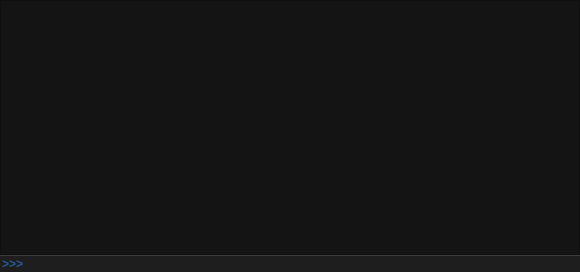
<?xml version="1.0" encoding="UTF-8"?>
<ui version="4.0">
 <class>Form</class>
 <widget class="QWidget" name="Form">
  <property name="geometry">
   <rect>
    <x>0</x>
    <y>0</y>
    <width>580</width>
    <height>272</height>
   </rect>
  </property>
  <property name="windowTitle">
   <string>Python Console</string>
  </property>
  <property name="windowIcon">
   <iconset>
    <normaloff>../scope/plugins/py_console/icon.png</normaloff>../scope/plugins/py_console/icon.png</iconset>
  </property>
  <layout class="QGridLayout" name="gridLayout_2">
   <property name="margin">
    <number>0</number>
   </property>
   <property name="spacing">
    <number>0</number>
   </property>
   <item row="0" column="0">
    <widget class="QTextBrowser" name="tb_view">
     <property name="styleSheet">
      <string notr="true">QTextBrowser {
	background:rgb(20,20,20);
	color:white;
}</string>
     </property>
    </widget>
   </item>
   <item row="2" column="0">
    <widget class="QFrame" name="frame">
     <property name="styleSheet">
      <string notr="true">QFrame#frame {
   background-color:rgb(30,30,30);
   color:white;
   border-top:1px solid rgb(60,60,60)
}
QLineEdit {
border:0px;
color:white;
background:transparent;
}
QLabel {
	color:rgb(38,90,150);
font-weight:bold;
}</string>
     </property>
     <property name="frameShape">
      <enum>QFrame::NoFrame</enum>
     </property>
     <property name="frameShadow">
      <enum>QFrame::Raised</enum>
     </property>
     <layout class="QGridLayout" name="gridLayout">
      <property name="leftMargin">
       <number>2</number>
      </property>
      <property name="topMargin">
       <number>1</number>
      </property>
      <property name="rightMargin">
       <number>2</number>
      </property>
      <property name="bottomMargin">
       <number>1</number>
      </property>
      <property name="spacing">
       <number>2</number>
      </property>
      <item row="0" column="0">
       <widget class="QLabel" name="l_prompt">
        <property name="text">
         <string>&gt;&gt;&gt;</string>
        </property>
       </widget>
      </item>
     </layout>
    </widget>
   </item>
  </layout>
 </widget>
 <resources/>
 <connections/>
</ui>
